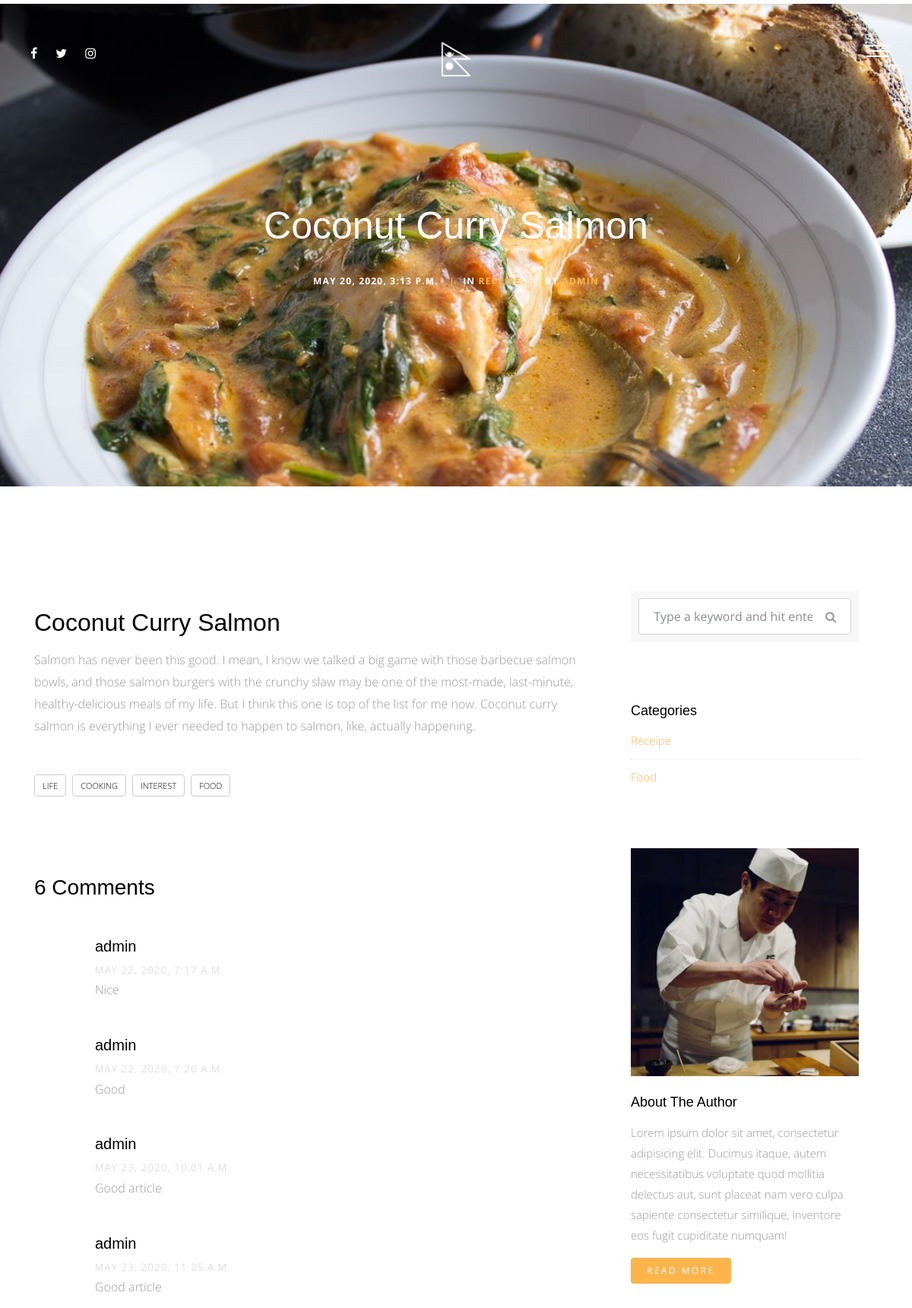
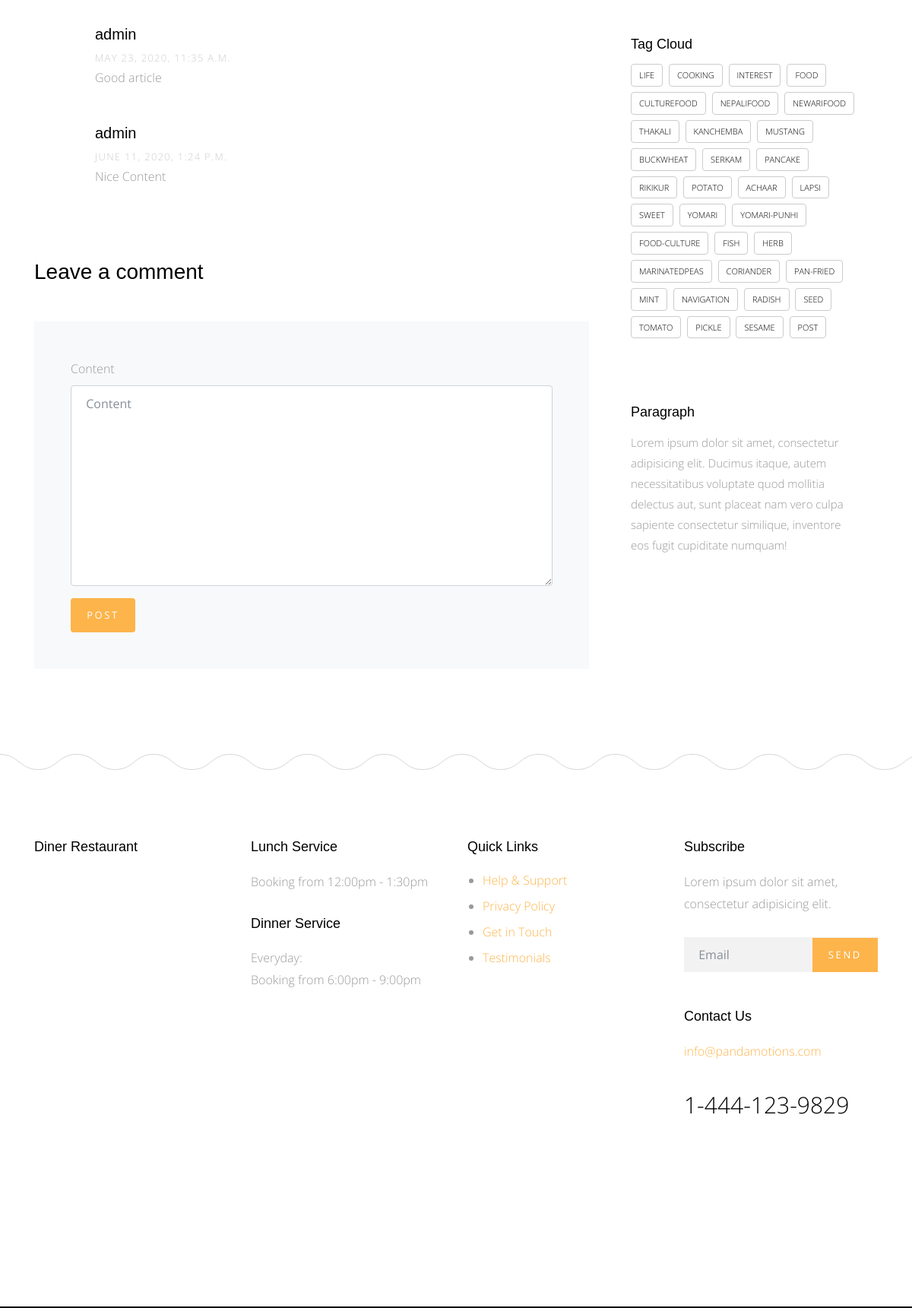
The page /blog/1 (upper part) on the database its author committed (2 pictures, top to bottom).
### blog/models.py (models this page shows)
class Post(models.Model):
    title = models.CharField(max_length=50)
    content = models.TextField()
    author = models.ForeignKey(User, on_delete=models.CASCADE, null= True)
    created = models.DateTimeField(default=timezone.now)
    tags = TaggableManager(blank=True)
    category = models.ForeignKey('Category', null=True, on_delete=models.SET_NULL)
    image = models.ImageField(upload_to='blog/', null=True, blank=True)
    def __str__(self):
        return self.title
    class Meta:
        verbose_name = 'Post'
        verbose_name_plural = 'POSTS'

class Category(models.Model):
    category_name = models.CharField(max_length=50)
    class Meta:
        verbose_name = 'Category'
        verbose_name_plural = 'Categories'
    def __str__(self):
        return self.category_name

class Comment(models.Model):
    user = models.ForeignKey(User, on_delete=models.CASCADE, null=True)
    post = models.ForeignKey(Post, on_delete=models.CASCADE, null=True)
    content = models.TextField()
    created = models.DateTimeField(default=timezone.now)
    def __str__(self):
        return self.content

### blog/views.py (the view, shortened to what this page needs)
# urls.py: path('<int:id>', views.post_detail, name='Post_Detail'),
def post_detail(request, id):
    post_detail = Post.objects.get(id=id)
    categories = Category.objects.all()
    all_tag = Tag.objects.all()
    comment = Comment.objects.filter(post=post_detail)
    comment_form = CommentForm()
    context = {
        'post_detail': post_detail,
        'categories': categories,
        'all_tag': all_tag,
        'comment': comment,
        'comment_form': comment_form,
    }
    return render(request, 'Post/post_detail.html', context)

### blog/form.py
class CommentForm(ModelForm):
    class Meta:
        model = Comment
        fields = [
            'content',
        ]

### blog/templates/Post/post_detail.html (shortened to what this page needs)
{% extends 'base.html' %}
{% load static %}
{% load bootstrap4 %}
{% block body %}
      <div class="main-wrap">
        <div class="cover_1 cover_sm">
          <div class="img_bg" style="background-image: url({{post_detail.image.url}});" data-stellar-background-ratio="0.5">
            <div class="container">
              <div class="row align-items-center justify-content-center">
                <div class="col-md-7 text-center" data-aos="fade-up">
                  <h2 class="heading mb-4">{{post_detail}}</h2>
                  <div class="post-info">
                    <div class="date-info">{{post_detail.created}}</div>
                    <div class="category-info"><span class="seperator">|</span>In <a href="#" data-title="View all posts in Lifestyle" title="View all posts in Lifestyle">{{post_detail.category}}</a></div>
                    <div class="author-info"><span class="seperator">|</span>By <a href="#">{{post_detail.author}}</a></div>
                  </div>
                </div>
              </div>
            </div>
          </div>
        </div>
       <div class="section">
          <div class="container">
            <div class="row">
              <div class="col-md-8">
                <h2 class="mb-3 mt-5">{{post_detail}}</h2>
                <p>{{post_detail.content}}</p>
                <div class="tag-widget post-tag-container mb-5 mt-5">
                  <div class="tagcloud">
                  {% for tag in post_detail.tags.all %}
                    <a href="{% url 'blog:post_by_tag' tag %}" class="tag-cloud-link">{{tag.name}}</a>
                  {% endfor %}
                  </div>
                </div>
                <div class="pt-5 mt-5">
                  <h3 class="mb-5">{{comment.count}} Comments</h3>
                  <ul class="comment-list">
                    {% for comment in comment %}
                      <li class="comment">
                        <div class="vcard bio">
                    {% endfor %}
                  <div class="comment-form-wrap pt-5">
                    <h3 class="mb-5">Leave a comment</h3>
                    <form method="POST" class="p-5 bg-light">
                      {% bootstrap_form comment_form %}
                      {% buttons %}
                      <button type="submit" class="btn btn-primary">POST</button>
                      {% endbuttons %}
                    </form>
                  </div>
                </div>
              </div>
              <div class="col-md-4 sidebar">
                <div class="sidebar-box">
                  <form action="{% url 'blog:Post_List' %}" method="GET" class="search-form">
                    <div class="form-group">
                      <span class="icon fa fa-search"></span>
                      <input type="text" class="form-control" name="q" value = '{{reqeust.Get.q}}' placeholder="Type a keyword and hit enter">
                    </div>
                  </form>
                </div>
                <div class="sidebar-box">
                  <div class="categories">
                    <h3>Categories</h3>
                    {% for category in categories %}
                      <li><a href="{% url 'blog:post_by_category' category %}">{{category}} </a></li>
                    {% endfor %}
                  </div>
                </div>
                <div class="sidebar-box">
                  <img src="img/person_1.jpg" alt="Image placeholder" class="img-fluid mb-4">
                  <h3>About The Author</h3>
                  <p>Lorem ipsum dolor sit amet, consectetur adipisicing elit. Ducimus itaque, autem necessitatibus voluptate quod mollitia delectus aut, sunt placeat nam vero culpa sapiente consectetur similique, inventore eos fugit cupiditate numquam!</p>
                  <p><a href="#" class="btn btn-primary btn-sm">Read More</a></p>
                </div>
                <div class="sidebar-box">
                  <h3>Tag Cloud</h3>
                  <div class="tagcloud">
                    {% for tag in all_tag %}
                      <a href="{% url 'blog:post_by_tag' tag %}" class="tag-cloud-link">{{tag}}</a>
                    {% endfor %}
                  </div>
                </div>
                <div class="sidebar-box">
                  <h3>Paragraph</h3>
                  <p>Lorem ipsum dolor sit amet, consectetur adipisicing elit. Ducimus itaque, autem necessitatibus voluptate quod mollitia delectus aut, sunt placeat nam vero culpa sapiente consectetur similique, inventore eos fugit cupiditate numquam!</p>
                </div>
              </div>
            </div>
          </div>
        </div>
      </div>
{% endblock %}

### static/site_static/css/style.css (style rules this page uses)
html { overflow-x: hidden; }
body { background: #fff; font-family: "Open Sans", cursive; font-size: 16px; line-height: 1.8; font-weight: 300; color: #999999; }
a { -webkit-transition: .3s all ease; -o-transition: .3s all ease; transition: .3s all ease; text-decoration: none; }
h1, h2, h3, h4, h5 { color: #000; font-family: "Playfair Display", Arial, sans-serif; }
.btn, .form-control { outline: none; }
textarea.form-control { height: inherit; }
.btn { font-size: 13px; text-transform: uppercase; letter-spacing: .2em; }
.btn.btn-primary { color: #fff; border-width: 2px; }
.btn.btn-sm { font-size: 12px; }
.section { padding: 7em 0; }
.cover_1 { position: relative; }
.cover_1 .img_bg { background-repeat: no-repeat; background-size: cover !important; background-position: center center; }
.cover_1 .img_bg, .cover_1 .img_bg > .container > .row { min-height: 700px; height: 100vh; }
.cover_1.cover_sm .img_bg, .cover_1.cover_sm .img_bg > .container > .row { min-height: 600px; height: 80vh; }
.cover_1 .heading { color: white; font-weight: 300; font-size: 30px; line-height: 1.5; }
@media (min-width: 768px) { .cover_1 .heading { font-size: 50px; line-height: 1.5; } }
.post-info { font-size: 12px; text-transform: uppercase; font-weight: bold; color: #fff; letter-spacing: .1em; }
.post-info > div { display: inline-block; }
.post-info > div .seperator { display: inline-block; margin: 0 10px; opacity: .5; }
.tagcloud a { text-transform: uppercase; display: inline-block; padding: 4px 10px; margin-bottom: 7px; margin-right: 4px; border-radius: 4px; color: #000; border: 1px solid #ccc; font-size: 11px; }
.comment-form-wrap { clear: both; }
.comment-list { padding: 0; margin: 0; }
.comment-list li { padding: 0; margin: 0 0 30px 0; float: left; width: 100%; clear: both; list-style: none; }
.comment-list li .vcard { width: 80px; float: left; }
.search-form { background: #f7f7f7; padding: 10px; }
.search-form .form-group { position: relative; }
.search-form .form-group input { padding-right: 50px; }
.search-form .icon { position: absolute; top: 50%; right: 20px; -webkit-transform: translateY(-50%); -ms-transform: translateY(-50%); transform: translateY(-50%); }
.sidebar-box { margin-bottom: 30px; padding: 25px; font-size: 15px; width: 100%; float: left; background: #fff; }
.sidebar-box *:last-child { margin-bottom: 0; }
.sidebar-box h3 { font-size: 18px; margin-bottom: 15px; }
.categories li, .sidelink li { position: relative; margin-bottom: 10px; padding-bottom: 10px; border-bottom: 1px dotted #dee2e6; list-style: none; }
.categories li:last-child, .sidelink li:last-child { margin-bottom: 0; border-bottom: none; padding-bottom: 0; }
.categories li a, .sidelink li a { display: block; }

### rows shown on the page
Post: image (picture), title "Coconut Curry Salmon", created "MAY 20, 2020, 3:13 P.M.", category "RECEIPE", author "ADMIN", content "Salmon has never been this good. I mean, I know we talked a big game with those barbecue salmon bowls, and those salmon burgers with the crunchy slaw may be one of the most-made, last-minute, healthy-delicious meals of my life. But I think this one is top of the list for me now. Coconut curry salmon is everything I ever needed to happen to salmon, like, actually happening."
Tag: name "LIFE"
Tag: name "COOKING"
Tag: name "INTEREST"
Tag: name "FOOD"
Category: category_name "Receipe"
Category: category_name "Food"
Tag: name "CULTUREFOOD"
Tag: name "NEPALIFOOD"
Tag: name "NEWARIFOOD"
Tag: name "THAKALI"
Tag: name "KANCHEMBA"
Tag: name "MUSTANG"
Tag: name "BUCKWHEAT"
Tag: name "SERKAM"
Tag: name "PANCAKE"
Tag: name "RIKIKUR"
Tag: name "POTATO"
Tag: name "ACHAAR"
Tag: name "LAPSI"
Tag: name "SWEET"
Tag: name "YOMARI"
Tag: name "YOMARI-PUNHI"
Tag: name "FOOD-CULTURE"
Tag: name "FISH"
Tag: name "HERB"
Tag: name "MARINATEDPEAS"
Tag: name "CORIANDER"
Tag: name "PAN-FRIED"
Tag: name "MINT"
Tag: name "NAVIGATION"
Tag: name "RADISH"
Tag: name "SEED"
Tag: name "TOMATO"
Tag: name "PICKLE"
Tag: name "SESAME"
Tag: name "POST"

### other values the page prints
{{ comment.count }} "6"
